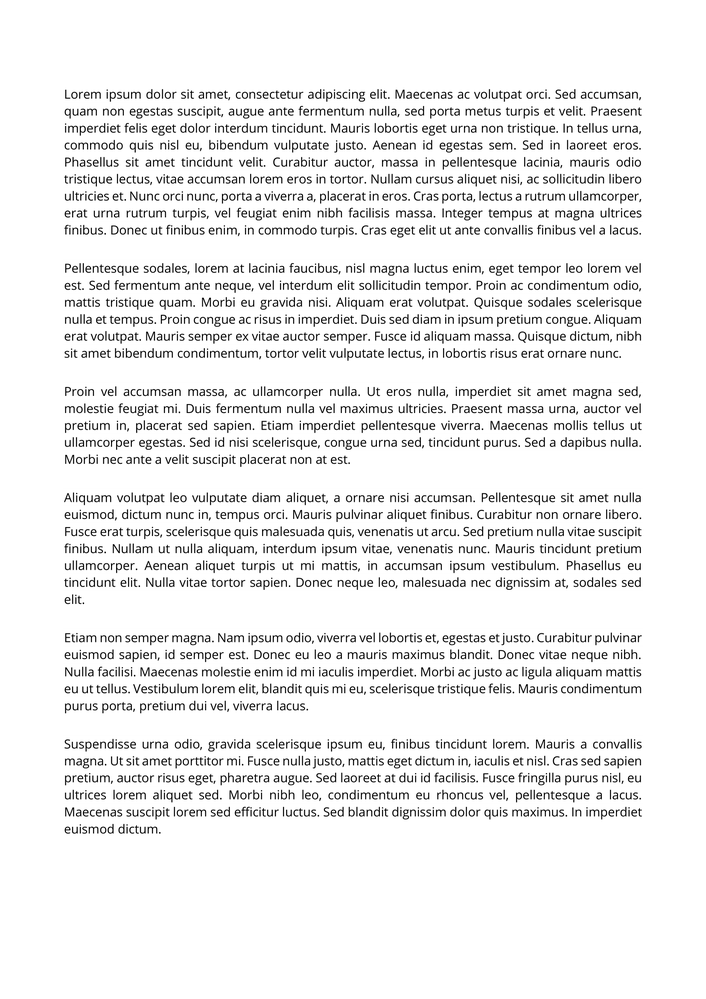
#> input picture Converted Paper (8)/001.png, 706 x 999 px, shrunk from 1654 x 2339 before the run; its folder holds only this picture in this run
$ python Task_B.py
#> lines starting #> are read from the running program, lines starting #| are printed output that depends on the picture; after the words box and inside, x2 and y2 are one past the last pixel; in counts of white or black regions, pixels touching at a corner belong together
import cv2
import numpy as np
import matplotlib.pyplot as pt

'''
* Read grayscale image, convert it to binary
* Return the paragraphs stored in a list @paragraphs
* param   @filename  :  filename of the image
'''
def separatePara(filename):
    # Step 1: Read grayscale image
#> called with filename = 'Converted Paper (8)/001.png'
    img = cv2.imread(filename, 0)
#> img is the input picture: shape (999, 706); min 0, max 255, mean 237.8
    # Step 2: Binary conversion
    _, binary = cv2.threshold(img, 0, 255, cv2.THRESH_BINARY_INV + cv2.THRESH_OTSU)
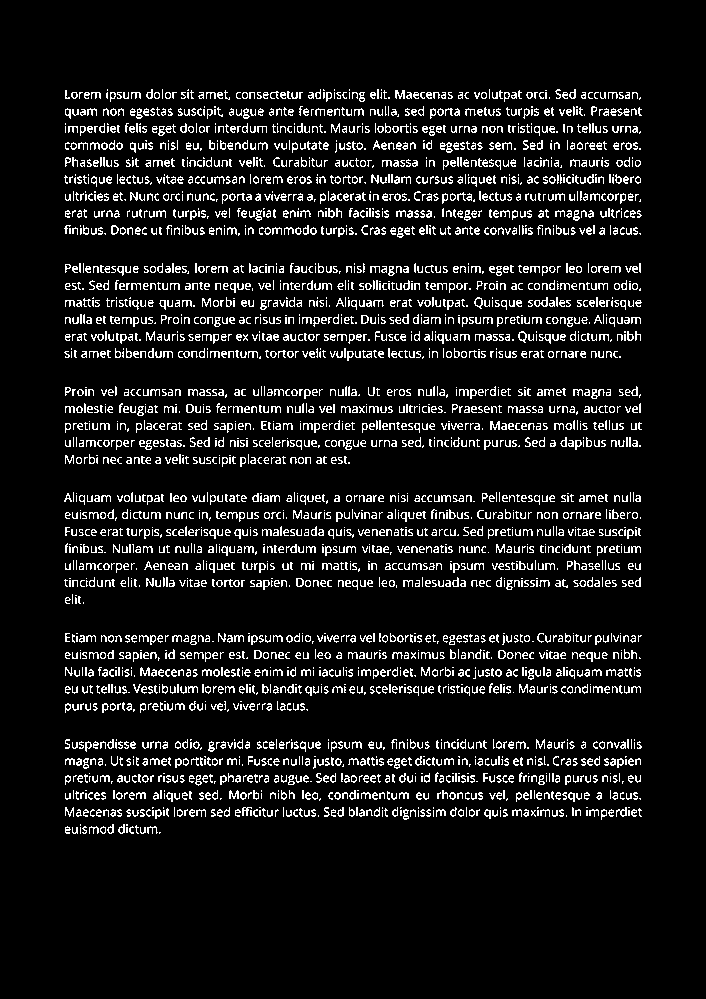
#> binary: shape (999, 706); 8.9% white in thin lines or dots, all inside (x1, y1, x2, y2) = (64, 89, 642, 834)
    # Step 3: Dilation to group lines into paragraphs
    kernel = cv2.getStructuringElement(cv2.MORPH_RECT, (15, 25))
    dilated = cv2.dilate(binary, kernel, iterations=1)
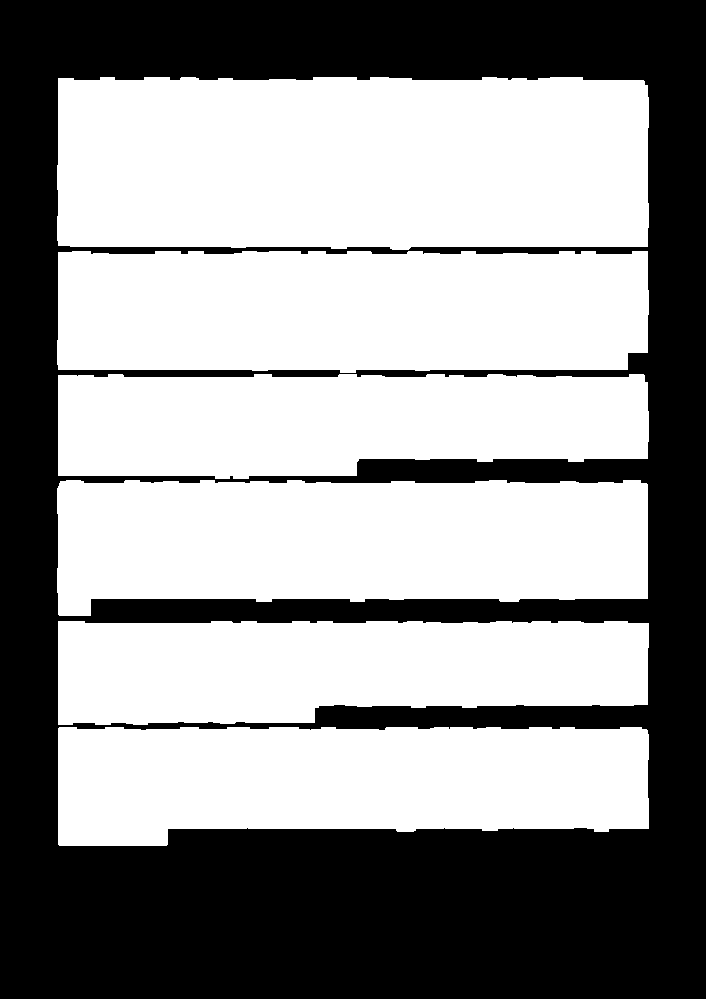
#> dilated: shape (999, 706); 57.9% white; 1 black region
    # Step 4: Find contours from dilated image
    contours, _ = cv2.findContours(dilated, cv2.RETR_EXTERNAL, cv2.CHAIN_APPROX_SIMPLE)
#> contours = 6 contours; box (x1, y1, x2, y2) and area: (57, 77, 649, 250) 98664, (57, 480, 648, 616) 69082, (57, 251, 649, 373) 68304, (58, 727, 649, 846) 60862, (58, 374, 649, 479) 53502, (58, 621, 649, 725) 53314
    paragraphs = [] # paragraph list store paragraphs
    # Step 5: Sort paragraphs top-to-bottom by Y position
    bounding_boxes = []
    for cnt in contours:
        x, y, w, h = cv2.boundingRect(cnt)
        # Size filter
        if w > 200 and h > 40:
            roi = binary[y:y+h, x:x+w]
            # Count inner contours (small text-like blobs)
            roi_contours, _ = cv2.findContours(roi, cv2.RETR_EXTERNAL, cv2.CHAIN_APPROX_SIMPLE)
            num_inner_contours = len(roi_contours)
            # Heuristics:
            # - Paragraphs: many small internal contours
            # - Tables: few large contours, possible straight edges
            # - Pictures: few contours, mostly filled
            contour_areas = [cv2.contourArea(c) for c in roi_contours]
            avg_area = np.mean(contour_areas) if contour_areas else 0
            total_area = w * h
            fill_ratio = np.sum(roi == 255) / total_area  # how much of the region is white (text pixels)
            # Rules (tweak as needed)
            if num_inner_contours > 10 and avg_area < 1000 and fill_ratio < 0.5:
                paragraphs.append(img[y:y+h, x:x+w])
                bounding_boxes.append((x, y, w, h))
#> this loop made 6 passes
#> (x, y, w, h, num_inner_contours, avg_area, total_area, fill_ratio) on passes 1 to 6: (58, 727, 591, 119, 491, 10.72, 70329, 0.138), (58, 621, 591, 104, 422, 10.35, 61464, 0.131), (57, 480, 591, 136, 556, 9.42, 80376, 0.129), (58, 374, 591, 105, 399, 10.08, 62055, 0.124), (57, 251, 592, 122, 540, 10.88, 72224, 0.149), (57, 77, 592, 173, 823, 10.69, 102416, 0.161)
#> pass 1, in separatePara, `roi = binary[y:y+h, x:x+w]`:
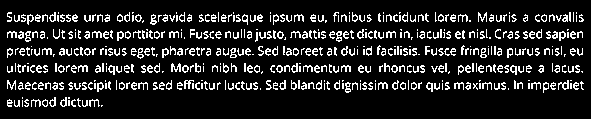
#> roi: shape (119, 591); 13.8% white in thin lines or dots, all inside (x1, y1, x2, y2) = (7, 12, 584, 107)
#> pass 3, in separatePara, `roi = binary[y:y+h, x:x+w]`:
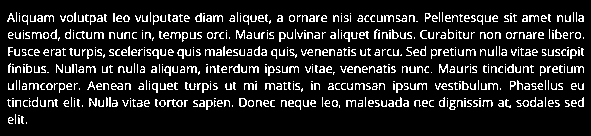
#> roi: shape (136, 591); 12.9% white in thin lines or dots, all inside (x1, y1, x2, y2) = (7, 12, 584, 124)
#> after the loop:
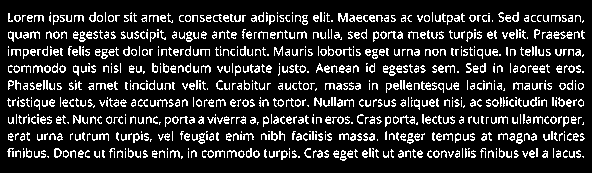
#> roi: shape (173, 592); 16.1% white in thin lines or dots, all inside (x1, y1, x2, y2) = (7, 12, 585, 161)
#> after the loop, bounding_boxes = [(58, 727, 591, 119), (58, 621, 591, 104), (57, 480, 591, 136), (58, 374, 591, 105), (57, 251, 592, 122), (57, 77, 592, 173)]; paragraphs = 6 items
    # Sort top-to-bottom
    def sort_reading_order(box_para_pair):
        (x, y, w, h), _ = box_para_pair
#> x = 58; y = 727; w = 591; h = 119
        return (x // 300, y)
    paragraphs = [para for _, para in sorted(zip(bounding_boxes, paragraphs), key=sort_reading_order)]
    return paragraphs


'''
* display the paragraphs in a (single) image
* param   @paraList  :  list of the paragraph (returned from separatePara)
'''
def displayImage(paraList):
    print("Total paragraphs detected:", len(paraList))  #remove if dont want
    for i, para in enumerate(paraList):
        cv2.imshow(f"Paragraph {i+1}", para)
        key = cv2.waitKey(0)
        if key == ord('q'):
            break
        cv2.destroyAllWindows()


def saveParagraphs(paraList, original_filename):
    # Manually extract image name
    parts = original_filename.replace("\\", "/").split("/")
    base_name = parts[-1]  # '005.png'
    folder_name = "TaskB_Output/" + base_name

    # Try to create folder using OpenCV workaround (writing dummy and deleting)
    try:
        cv2.imwrite(folder_name + "/dummy.png", np.zeros((10, 10), dtype=np.uint8))
        import os
        os.remove(folder_name + "/dummy.png")  # only use os here temporarily, optional
    except:
        pass  # folder likely didn't exist but now does

    # Save paragraph images
    for i, para in enumerate(paraList):
        filepath = folder_name + "/paragraph_" + str(i + 1) + ".png"
        cv2.imwrite(filepath, para)
        print("Saved:", filepath)

'''
# Example usage
img_path = "Converted Paper (8)/005.png"
paras = separatePara(img_path)
saveParagraphs(paras, img_path)
'''

for i in range(1, 9):
    file_path = f"Converted Paper (8)/{i:03d}.png"
    paras = separatePara(file_path)
#> paras = 6 items
    saveParagraphs(paras, file_path)
#> the loop in saveParagraphs, `for i, para in enumerate(paraList):` made 6 passes
#> filepath on passes 1 to 6: 'TaskB_Output/001.png/paragraph_1.png', 'TaskB_Output/001.png/paragraph_2.png', 'TaskB_Output/001.png/paragraph_3.png', 'TaskB_Output/001.png/paragraph_4.png', 'TaskB_Output/001.png/paragraph_5.png', 'TaskB_Output/001.png/paragraph_6.png'
#| Saved: TaskB_Output/001.png/paragraph_1.png
#| Saved: TaskB_Output/001.png/paragraph_2.png
#| Saved: TaskB_Output/001.png/paragraph_3.png
#| Saved: TaskB_Output/001.png/paragraph_4.png
#| Saved: TaskB_Output/001.png/paragraph_5.png
#| Saved: TaskB_Output/001.png/paragraph_6.png
#> pass 1, in saveParagraphs, `cv2.imwrite(filepath, para)`:
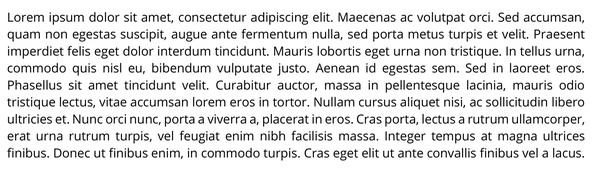
#> saved as paragraph_1.png: shape (173, 592); min 0, max 255, mean 224.7
#> pass 2, in saveParagraphs, `cv2.imwrite(filepath, para)`:
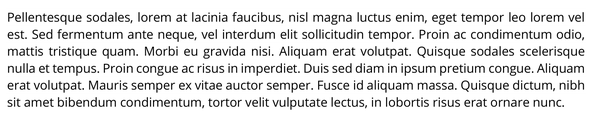
#> saved as paragraph_2.png: shape (122, 592); min 0, max 255, mean 226.2
#> (the run stopped early here; a loop or call above may not have finished)
